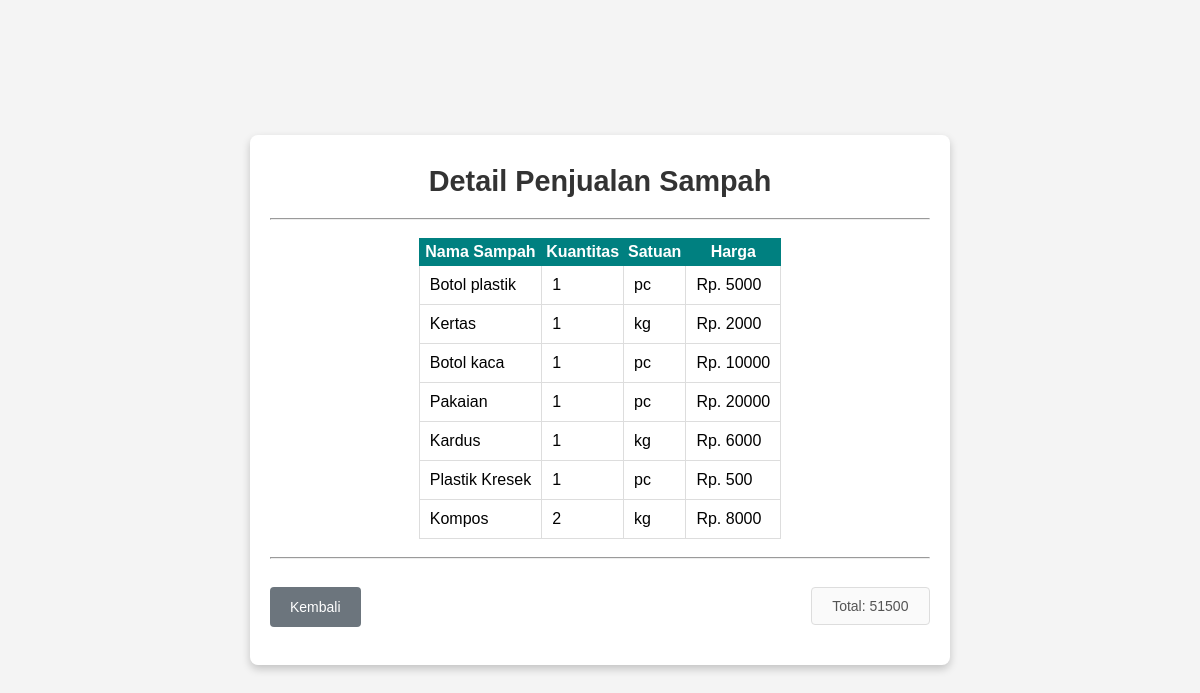
The app's page /histori_detail?id=2 (signed in) with its own data.
### tables this page shows
CREATE TABLE SetoranMember_detail (id INTEGER PRIMARY KEY AUTOINCREMENT NOT NULL, id_setoran_member INTEGER REFERENCES SetoranMember (id), id_sampah INTEGER REFERENCES Sampah (id), kuantitas INTEGER, harga INTEGER);

CREATE TABLE Sampah (id INTEGER PRIMARY KEY NOT NULL, nama TEXT, unit TEXT, harga INTEGER);

### main.py (the view)
@app.route('/histori_detail', methods=['GET'])
def histori_detail():
    id_transaksi = request.args.get('id')
    print("id transaksi adalah " +  id_transaksi)
    conn = get_db_connection()
    cursor = conn.cursor()
    cursor.execute("SELECT * FROM PendapatanMemberView WHERE id_transaksi=?", (id_transaksi,))
    sampah_data = cursor.fetchall()
    total = 0
    for item in sampah_data:
        total = total + item['harga']
    return render_template('member/histori-detail.html', detail=sampah_data, total=total)

### main.py (called while the page is built)
def get_db_connection():
    conn = sqlite3.connect('database/database.db')
    conn.row_factory = sqlite3.Row
    return conn

@app.before_request
def require_login():
    allowed_routes = ['login', 'register', 'static']
    if 'nama' not in session and request.endpoint not in allowed_routes:
        return redirect(url_for('login'))

### templates/member/histori-detail.html (shortened to what this page needs)
<!DOCTYPE html>
<html lang="en">
<head>
    <link rel="stylesheet" href="{{ url_for('static', filename='css/member/style-detail-histori.css') }}">
</head>
<body>
    <div class="container">
        <h1>Detail Penjualan Sampah</h1>
        <hr>
        <br>
        <table>
            <tr>
                <th>Nama Sampah</th>
                <th>Kuantitas</th>
                <th>Satuan</th>
                <th>Harga</th>
            </tr>
            {% for item in detail %}
            <tr>
                <td>{{item.nama}}</td>
                <td>{{item.kuantitas}}</td>
                <td>{{item.unit}}</td>
                <td>Rp. {{item.harga}}</td>
            </tr>
            {% endfor %}
        </table>
        <br>
        <hr>
        <br>
        <div id="bawah">
            <button type="button" onclick="location.href='histori'">Kembali</button>
            <input disabled id="total" value="Total: {{total}}">
        </div>
    </div>
</body>
</html>

### static/css/member/style-detail-histori.css (style rules this page uses)
* { margin: 0; padding: 0; box-sizing: border-box; }
body { font-family: Arial, sans-serif; display: flex; justify-content: center; align-items: center; height: 100vh; background: #f4f4f4; }
.container { background: white; padding: 30px 20px; border-radius: 8px; box-shadow: 0 4px 8px rgba(0, 0, 0, 0.2); width: 700px; text-align: left; }
h1 { margin-bottom: 20px; font-size: 1.8em; color: #333; text-align: center; }
input { padding: 10px; margin-bottom: 10px; border: 1px solid #ddd; border-radius: 4px; width: 100%; font-size: 14px; }
button { padding: 10px 20px; border: none; height: 40px; border-radius: 4px; cursor: pointer; font-size: 14px; margin-top: 10px; }
button[type="button"] { background: #6c757d; color: white; }
table { border-collapse: collapse; background-color: white; display: flex; justify-content: center; align-items: center; }
td, tr { border: 1px solid #ddd; padding: 10px; }
th { padding: 4px; border: 1px solid teal; text-align: center; background: teal; color: white; }
#bawah { display: flex; gap: 450px; }
#total { display: flex; align-items: center; text-align: center; margin-top: 10px; }

### records on screen
SetoranMember_detail: nama "Botol plastik", kuantitas "1", unit "pc", harga "5000"
SetoranMember_detail: nama "Kertas", kuantitas "1", unit "kg", harga "2000"
SetoranMember_detail: nama "Botol kaca", kuantitas "1", unit "pc", harga "10000"
SetoranMember_detail: nama "Pakaian", kuantitas "1", unit "pc", harga "20000"
SetoranMember_detail: nama "Kardus", kuantitas "1", unit "kg", harga "6000"
SetoranMember_detail: nama "Plastik Kresek", kuantitas "1", unit "pc", harga "500"
SetoranMember_detail: nama "Kompos", kuantitas "2", unit "kg", harga "8000"
